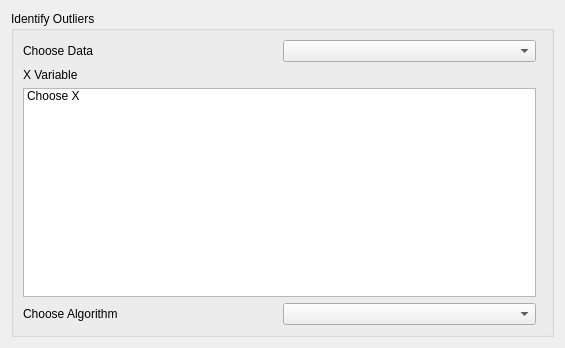
<?xml version="1.0" encoding="UTF-8"?>
<ui version="4.0">
 <class>Form</class>
 <widget class="QWidget" name="Form">
  <property name="geometry">
   <rect>
    <x>0</x>
    <y>0</y>
    <width>565</width>
    <height>348</height>
   </rect>
  </property>
  <property name="windowTitle">
   <string>Form</string>
  </property>
  <layout class="QVBoxLayout" name="verticalLayout_2">
   <item>
    <widget class="QGroupBox" name="groupLayout">
     <property name="title">
      <string>Identify Outliers</string>
     </property>
     <layout class="QGridLayout" name="gridLayout">
      <item row="0" column="0">
       <layout class="QHBoxLayout" name="horizontalLayout_3">
        <item>
         <widget class="QLabel" name="chooseDataLabel">
          <property name="text">
           <string>Choose Data</string>
          </property>
         </widget>
        </item>
        <item>
         <widget class="QComboBox" name="chooseDataComboBox"/>
        </item>
       </layout>
      </item>
      <item row="1" column="0">
       <widget class="QLabel" name="xVariableLabel">
        <property name="text">
         <string>X Variable</string>
        </property>
       </widget>
      </item>
      <item row="2" column="0">
       <widget class="QListWidget" name="xVariableList">
        <property name="enabled">
         <bool>true</bool>
        </property>
        <property name="sizePolicy">
         <sizepolicy hsizetype="Expanding" vsizetype="Expanding">
          <horstretch>0</horstretch>
          <verstretch>0</verstretch>
         </sizepolicy>
        </property>
        <item>
         <property name="text">
          <string>Choose X</string>
         </property>
        </item>
       </widget>
      </item>
      <item row="3" column="0">
       <layout class="QHBoxLayout" name="horizontalLayout_2">
        <item>
         <widget class="QLabel" name="chooseAlgorithmLabel">
          <property name="text">
           <string>Choose Algorithm</string>
          </property>
         </widget>
        </item>
        <item>
         <widget class="QComboBox" name="chooseAlgorithmComboBox"/>
        </item>
       </layout>
      </item>
      <item row="3" column="1">
       <layout class="QHBoxLayout" name="horizontalLayout"/>
      </item>
      <item row="4" column="0" colspan="2">
       <layout class="QVBoxLayout" name="algorithmLayout"/>
      </item>
     </layout>
    </widget>
   </item>
  </layout>
 </widget>
 <resources/>
 <connections/>
</ui>
